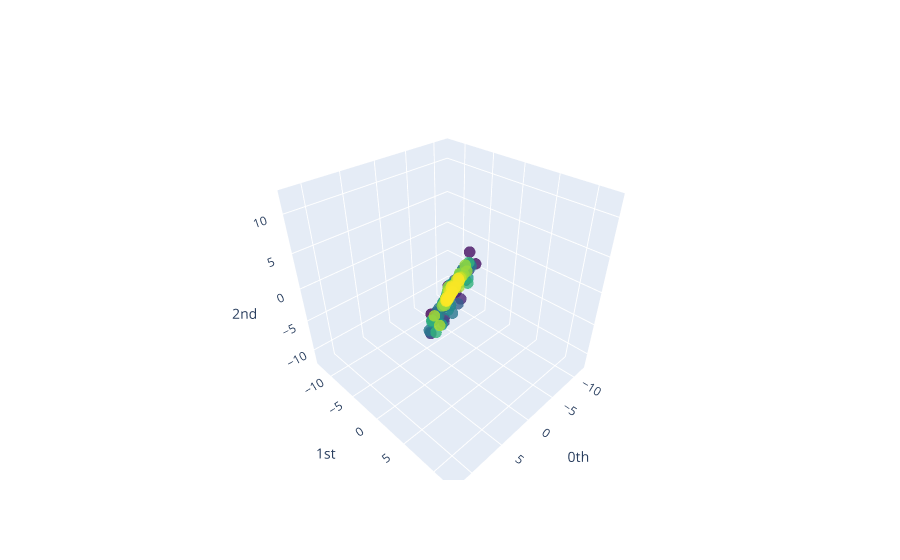

Source (notebook cell):
### Code cell
embedding_dimension_periodic = 3
embedding_time_delay_periodic = 5
stride = 10

# Modifica el `stride` y el `delay` para obtener diferentes encajes, de lo anterior.

embedder_nperiodic = SingleTakensEmbedding(
    parameters_type="fixed",
    n_jobs=2,
    time_delay=embedding_time_delay_periodic,
    dimension=embedding_dimension_periodic,
    stride=stride,
)

lorenz_nperiodic_embedded = embedder_nperiodic.fit_transform(lorenz)
print(f"Shape of embedded time series: {lorenz_nperiodic_embedded.shape}")
plot_point_cloud(lorenz_nperiodic_embedded)

### Figure 1 — Plotly figure (JSON) as saved in the notebook; plotly's stock layout.template omitted (floating-point values rounded to 4 significant figures; data arrays with more than 128 entries replaced by an {"elided": "..."} marker saying what was removed)
{"data": [{"marker": {"color": {"elided": "494 int values"}, "colorscale": [[0, "#440154"], [0.1111, "#482878"], [0.2222, "#3e4989"], [0.3333, "#31688e"], [0.4444, "#26828e"], [0.5556, "#1f9e89"], [0.6667, "#35b779"], [0.7778, "#6ece58"], [0.8889, "#b5de2b"], [1, "#fde725"]], "opacity": 0.8, "size": 4}, "mode": "markers", "type": "scatter3d", "x": {"elided": "494 float values"}, "y": {"elided": "494 float values"}, "z": {"elided": "494 float values"}}], "layout": {"scene": {"xaxis": {"exponentformat": "e", "showexponent": "all", "title": {"text": "0th"}, "type": "linear"}, "yaxis": {"exponentformat": "e", "showexponent": "all", "title": {"text": "1st"}, "type": "linear"}, "zaxis": {"exponentformat": "e", "showexponent": "all", "title": {"text": "2nd"}, "type": "linear"}}}}
